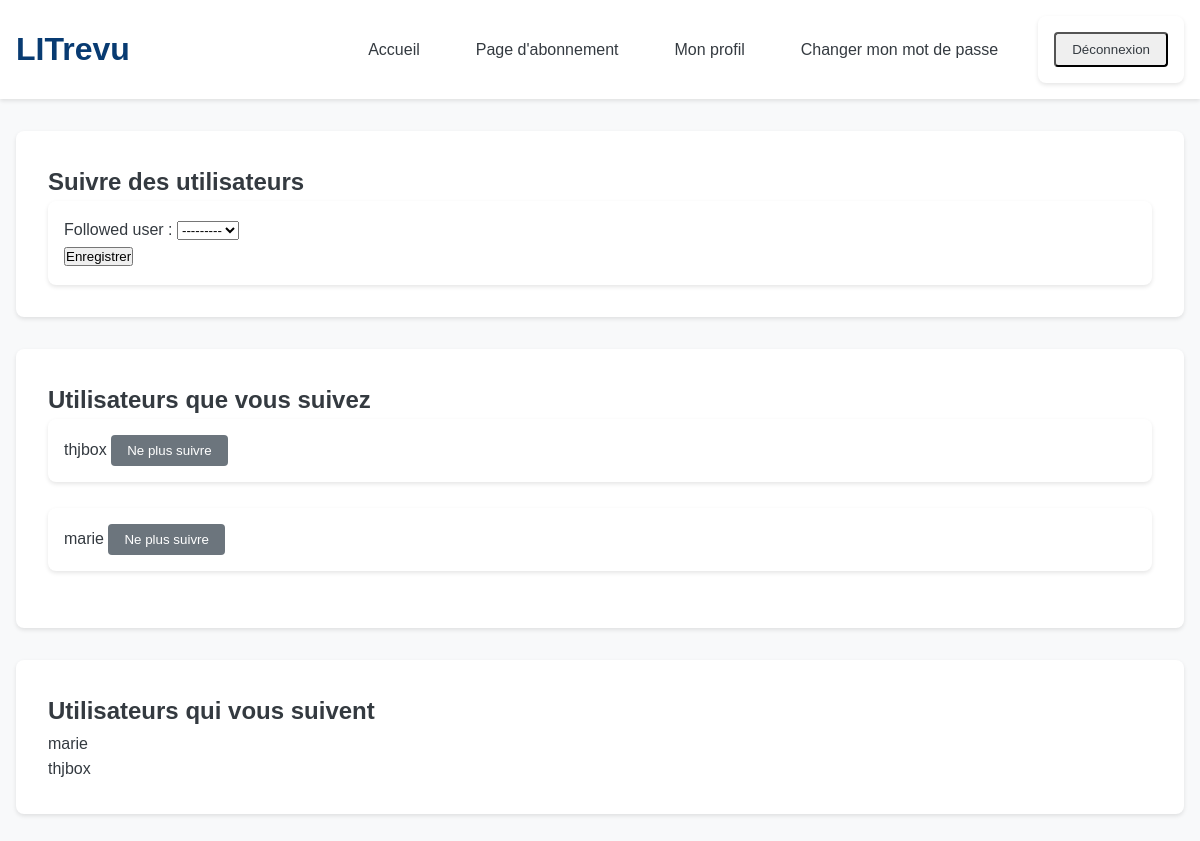
The app's page /follow/ (signed in) with its own data.
### review/models.py (models this page shows)
class UserFollows(models.Model):
    user = models.ForeignKey(settings.AUTH_USER_MODEL, on_delete=models.CASCADE, related_name="following")
    followed_user = models.ForeignKey(settings.AUTH_USER_MODEL, on_delete=models.CASCADE, related_name="followers")
    class Meta:
        unique_together = ("user", "followed_user")

### authentication/models.py (models this page shows)
class User(AbstractUser):
    profile_picture = models.ImageField(upload_to="profile_pictures", null=True, blank=True)
    def __str__(self):
        return self.username

### review/views.py (the view, shortened to what this page needs)
# urls.py: path("follow/", review.views.FollowUsersView.as_view(), name="follow_users"),
class FollowUsersView(LoginRequiredMixin, CreateView):
    model = UserFollows
    template_name = "review/followpage.html"
    form_class = FollowUsersForm
    success_url = reverse_lazy("home")
    def get_form_kwargs(self):
        kwargs = super().get_form_kwargs()
        kwargs['user'] = self.request.user
        return kwargs
    def get_context_data(self, **kwargs):
        context = super().get_context_data(**kwargs)
        context["following"] = UserFollows.objects.filter(user=self.request.user)
        context["followers"] = UserFollows.objects.filter(followed_user=self.request.user)
        return context

### review/forms.py
class FollowUsersForm(forms.ModelForm):
    class Meta:
        model = UserFollows
        fields = ['followed_user']
    def __init__(self, *args, **kwargs):
        user = kwargs.pop('user', None)
        super().__init__(*args, **kwargs)
        if user:
            self.fields['followed_user'].queryset = User.objects.exclude(pk=user.pk)

### review/templates/review/followpage.html (shortened to what this page needs)
{% extends "base.html" %}
{% block content %}
<div class="follow-section">
    <h2>Suivre des utilisateurs</h2>
    <form method="post">
        {{ form.as_p }}
        <button type="submit">Enregistrer</button>
    </form>
</div>
<div class="following-section">
    <h2>Utilisateurs que vous suivez</h2>
    {% if following %}
        <ul>
            {% for follow in following %}
                    <form method="post" action="{% url 'unfollow_user' follow.followed_user.id %}">
                        <span>{{ follow.followed_user.username }}</span>
                        <button type="submit" class="btn btn-secondary">Ne plus suivre</button>
                    </form>
                    <br>
            {% endfor %}
        </ul>
    {% else %}
        <p>Vous ne suivez personne pour le moment.</p>
    {% endif %}
</div>
<div class="followers-section">
    <h2>Utilisateurs qui vous suivent</h2>
    {% if followers %}
        <ul>
            {% for follow in followers %}
                {{ follow.user.username }}
                <br>
            {% endfor %}
        </ul>
    {% else %}
        <p>Personne ne vous suit pour le moment.</p>
    {% endif %}
</div>
{% endblock %}

### static/css/styles.css (style rules this page uses)
:root { --primary-color: #083b72; --secondary-color: #6c757d; --success-color: #28a745; --danger-color: #dc3545; --light-gray: #f8f9fa; --dark-gray: #343a40; --border-color: #dee2e6; }
* { margin: 0; padding: 0; box-sizing: border-box; }
body { font-family: 'Arial', sans-serif; line-height: 1.6; color: var(--dark-gray); background-color: var(--light-gray); }
.btn { display: inline-block; padding: 0.5rem 1rem; border-radius: 4px; text-decoration: none; cursor: pointer; border: none; transition: background-color 0.3s; }
.btn-secondary { background-color: var(--secondary-color); color: white; }
form { background-color: white; padding: 1rem; border-radius: 8px; box-shadow: 0 2px 4px rgba(0,0,0,0.1); }
.follow-section, .following-section, .followers-section { background-color: white; padding: 2rem; border-radius: 8px; box-shadow: 0 2px 4px rgba(0,0,0,0.1); margin-bottom: 2rem; }

### records on screen
UserFollows: followed_user.username "thjbox"
UserFollows: followed_user.username "marie"
UserFollows: user.username "marie"
UserFollows: user.username "thjbox"
